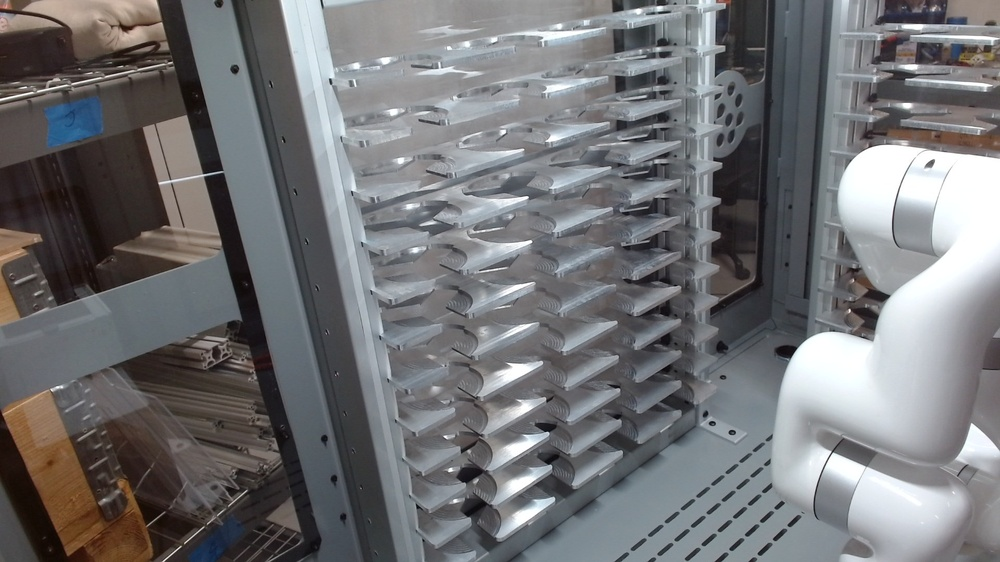
#> input picture sample_data_single/WIN_20260421_13_37_56_Pro.jpg, 1000 x 562 px, shrunk from 1920 x 1080 before the run, found by its file name
$ python draw_rack_grid.py
#> lines starting #> are read from the running program, lines starting #| are printed output that depends on the picture; after the words box and inside, x2 and y2 are one past the last pixel; in counts of white or black regions, pixels touching at a corner belong together
#> in main, img is the input picture: shape (562, 1000, 3); mean B, G, R 117, 114.9, 114.6
"""
Draw a 4×12 grid overlay on the metallic rack image.

Usage:
    python src/draw_rack_grid.py

Output:
    sample_data/WIN_20260421_13_37_56_Pro_grid.jpg
"""

from pathlib import Path

import cv2
import numpy as np

ROWS = 4
COLS = 12

# Approximate rack bounding box in normalised [0,1] coords (1920×1080 image).
# Excludes the robot arm on the right and background shelving on the left.
RACK = dict(x0=0.26, x1=0.77, y0=0.04, y1=0.93)

LINE_COLOR = (0, 220, 0)   # green
LINE_THICKNESS = 3

LABEL_COLOR = (255, 255, 255)       # white text
LABEL_OUTLINE_COLOR = (0, 0, 0)    # black outline for legibility
FONT = cv2.FONT_HERSHEY_SIMPLEX
FONT_SCALE = 0.38
FONT_THICKNESS = 1


def _pixel_boundaries(img_dim: int, norm_start: float, norm_end: float, n: int):
    """Return pixel positions for n+1 evenly spaced grid boundaries."""
    return [int(norm_start * img_dim + (norm_end - norm_start) * img_dim * i / n) for i in range(n + 1)]


def draw_rack_grid(img: np.ndarray) -> np.ndarray:
    h, w = img.shape[:2]
#> h = 562; w = 1000

    xs = _pixel_boundaries(w, RACK["x0"], RACK["x1"], COLS)
    ys = _pixel_boundaries(h, RACK["y0"], RACK["y1"], ROWS)
#> ys = [22, 147, 272, 397, 522]

    out = img.copy()

    # Draw all vertical lines (including outer borders)
    for x in xs:
        cv2.line(out, (x, ys[0]), (x, ys[-1]), LINE_COLOR, LINE_THICKNESS)
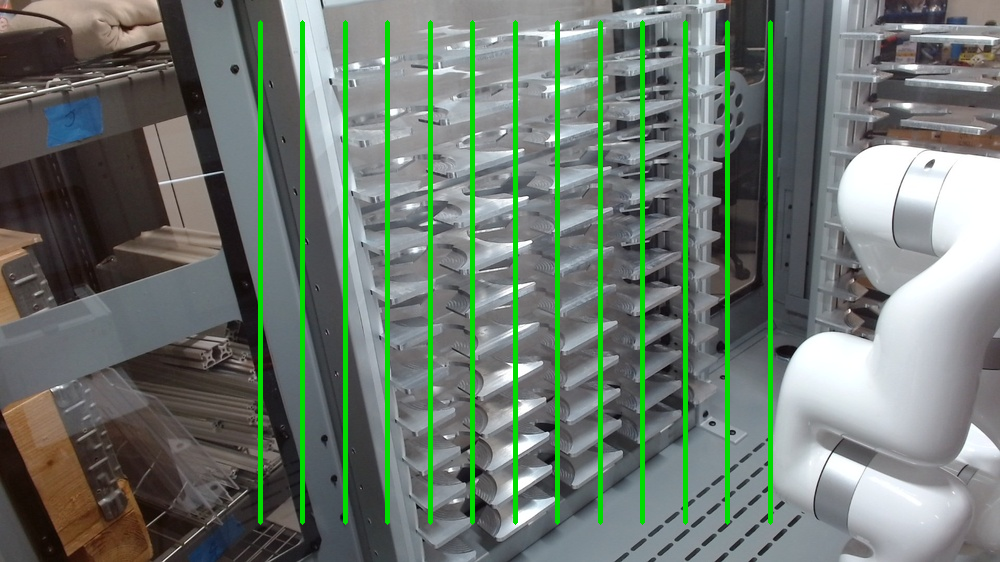
#> out: shape (562, 1000, 3); 5.81% of pixels changed, all inside (x1, y1, x2, y2) = (258, 20, 773, 525)

    # Draw all horizontal lines (including outer borders)
    for y in ys:
        cv2.line(out, (xs[0], y), (xs[-1], y), LINE_COLOR, LINE_THICKNESS)
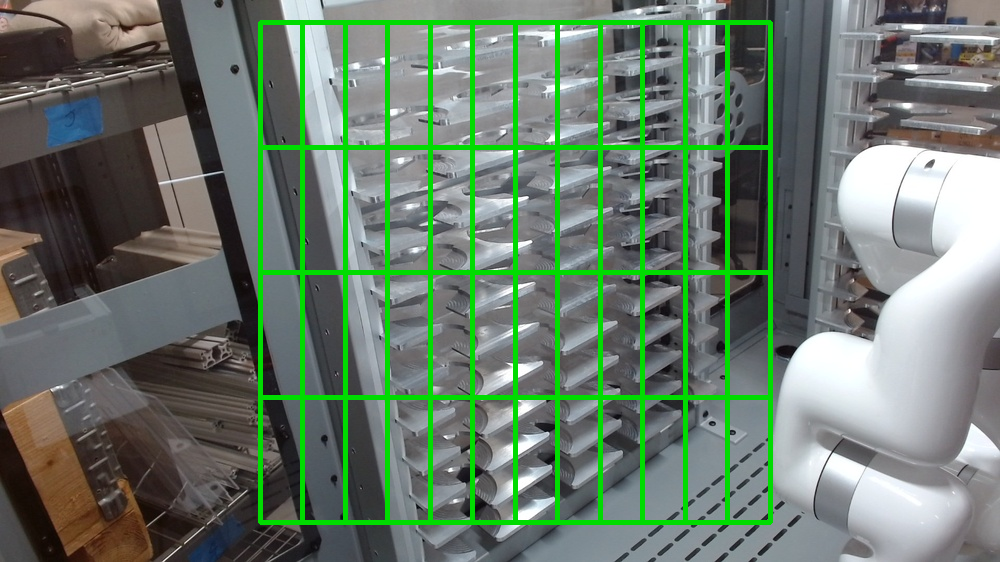
#> out: shape (562, 1000, 3); 2.03% of pixels changed, all inside (x1, y1, x2, y2) = (261, 20, 770, 525)

    # Label each cell (row, col)
    for r in range(ROWS):
        for c in range(COLS):
            cx = (xs[c] + xs[c + 1]) // 2
            cy = (ys[r] + ys[r + 1]) // 2
            label = f"({r},{c})"
            (tw, th), _ = cv2.getTextSize(label, FONT, FONT_SCALE, FONT_THICKNESS)
            tx, ty = cx - tw // 2, cy + th // 2
            # Dark outline
            cv2.putText(out, label, (tx, ty), FONT, FONT_SCALE, LABEL_OUTLINE_COLOR, FONT_THICKNESS + 2)
            # White text
            cv2.putText(out, label, (tx, ty), FONT, FONT_SCALE, LABEL_COLOR, FONT_THICKNESS)
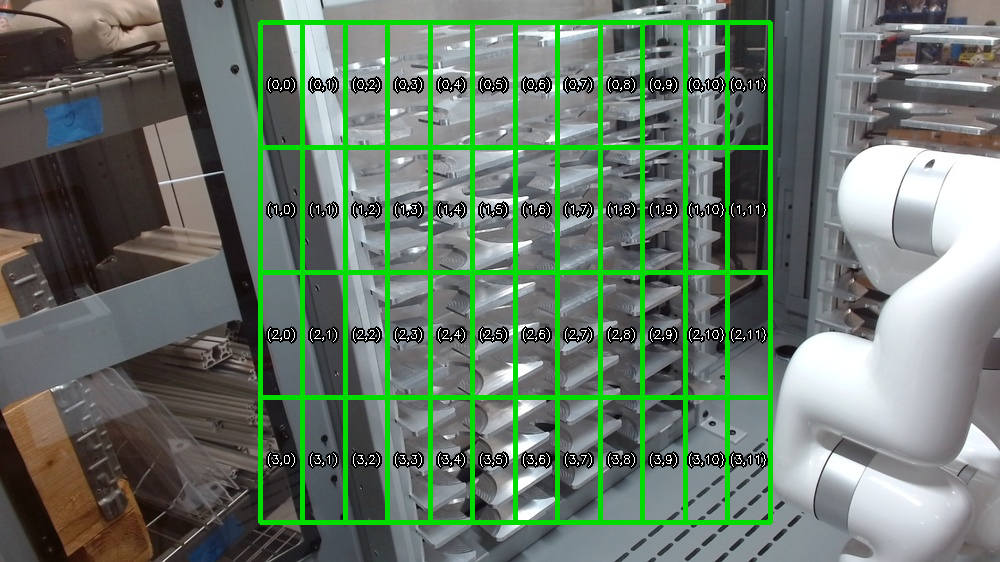
#> out: shape (562, 1000, 3); 3.29% of pixels changed, all inside (x1, y1, x2, y2) = (266, 76, 768, 469)

    return out


def main():
    src = Path("sample_data/WIN_20260421_13_37_56_Pro.jpg")
    dst = src.with_name(src.stem + "_grid.jpg")

    img = cv2.imread(str(src))
    if img is None:
        raise FileNotFoundError(f"Cannot read image: {src}")

    result = draw_rack_grid(img)
    cv2.imwrite(str(dst), result, [cv2.IMWRITE_JPEG_QUALITY, 95])
    print(f"Saved: {dst}  ({result.shape[1]}×{result.shape[0]})")
#| Saved: sample_data/WIN_20260421_13_37_56_Pro_grid.jpg  (1000×562)


if __name__ == "__main__":
    main()
